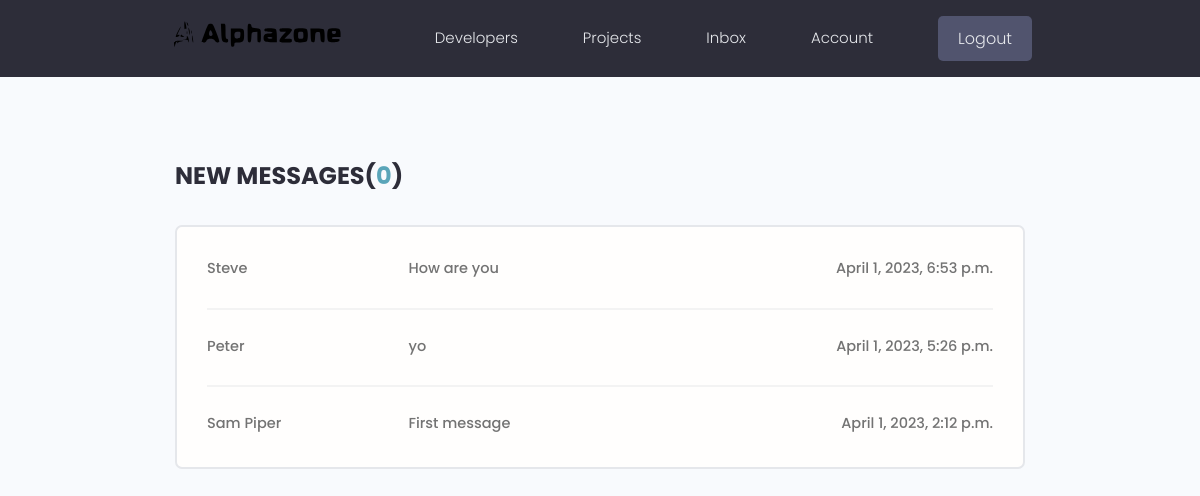
Screenshot of /inbox/ (signed in) with the database file from the repository.
### users/models.py (models this page shows, shortened)
class Message(models.Model):
    sender = models.ForeignKey(Profile, on_delete=models.SET_NULL, null=True, blank=True)
    recipient = models.ForeignKey(
        Profile, on_delete=models.SET_NULL, null=True, blank=True, related_name="messages")
    name = models.CharField(max_length=200, null=True, blank=True)
    email = models.EmailField(max_length=200, null=True, blank=True)
    subject = models.CharField(max_length=200, null=True, blank=True)
    body = models.TextField()
    is_read = models.BooleanField(default=False, null=True)
    created = models.DateTimeField(auto_now_add=True)
    id = models.UUIDField(default=uuid.uuid4, unique=True,
                          primary_key=True, editable=False)
    class Meta:
        ordering = ['is_read', '-created']

### users/views.py (the view)
# urls.py: path('inbox/', views.inbox, name='inbox'),
@login_required(login_url='login')
def inbox(request):
    profile = request.user.profile
    messageRequests = profile.messages.all()
    unreadCount = messageRequests.filter(is_read=False).count()
    context = {'messageRequests': messageRequests, 'unreadCount': unreadCount}
    return render(request, 'users/inbox.html', context)

### users/templates/users/inbox.html
{% extends 'main.html' %}
{% block content %}
  <main class="inbox my-xl">
    <div class="content-box">
      <h3 class="inbox__title">New Messages(<span>{{unreadCount}}</span>)</h3>
      <ul class="messages">
        {% for message in messageRequests %}
        {% if message.is_read == False %}
        <li class="message message--unread">
          {% else %}
        <li class="message">
        {% endif %}
          <a href="{% url 'message' message.id %}">
            <span class="message__author">{{message.name}}</span>
            <span class="message__subject">{{message.subject}}</span>
            <span class="message__date">{{message.created}}</span>
          </a>
        </li>
        {% endfor %}
      </ul>
    </div>
  </main>
  {% endblock content %}

### static/styles/app.css (style rules this page uses)
:root { --color-sub: #2d2d39; }
.content-box { width: 95%; max-width: 85rem; margin: 0 auto; }
.inbox { height: 90vh; }
.inbox__title, .inbox__title span { font-size: 2.4rem; font-weight: 700; color: var(--color-sub); text-transform: uppercase; text-align: left; margin-bottom: 3rem; }
.inbox__title span { color: var(--color-main); }
.messages { list-style: none; background: var(--color-white); padding: 0.5rem 3rem; border: 2px solid var(--color-light); border-radius: 0.7rem; }
.message { padding: 2.5rem 0; }
.message > a span { font-size: 1.45rem; font-weight: 500; }
.message:not(:last-child) { border-bottom: 2px solid var(--color-white-light); }
.message > a { display: flex; gap: 1rem; }
.message__author, .message__date { flex-basis: 25%; }
.message__subject { flex-basis: 50%; }
.message__date { text-align: right; }

### static/uikit/styles/modules/_variables.css (style rules this page uses)
:root { --color-main: #5aa5b9; --color-main-light: #e6faff; --color-sub: #3f4156; --color-sub-light: #51546e; --color-sub-lighter: #ededfd; --color-text: #737373; --color-gray: #8b8b8b; --color-light: #e5e7eb; --color-light-gray: #767676; --color-bg: #f8fafd; --color-white: #fffefd; --color-white-light: #f3f3f3; --color-success: #359e64; --color-success-bg: #def8e8; --color-error: #fc4b0b; --color-error-bg: #fff2ee; --font-base: 'Poppins', arial, helvetica, 'Segoe UI', roboto, ubuntu, sans-serif; --font-monospace: 'Fira Code', 'Courier New', courier, monospace; --font-regular: 300; --font-medium: 500; --font-bold: 700; --generic-shadow: 1px 1px 5px #00000010; --generic-transition: all 0.3s ease-in-out; }

### static/uikit/styles/modules/_base.css (style rules this page uses)
* { margin: 0; padding: 0; box-sizing: border-box; text-rendering: optimizeLegibility; color: inherit; font-size: inherit; }
html { font-size: 50%; }
@media only screen and (min-width: 480px) { html { font-size: 56.25%; } }
@media only screen and (min-width: 1200px) { html { font-size: 62.5%; } }
body { line-height: 1.6; font-weight: 400; font-size: 1.5rem; color: var(--color-text); background-color: var(--color-bg); min-height: 100vh; }

### static/uikit/styles/modules/_typography.css (style rules this page uses)
* { font-family: var(--font-base); }
h3 { font-size: 3.2rem; font-weight: var(--font-medium); }
p, span, strong { font-size: 1.6rem; color: var(--color-text); font-weight: var(--font-regular); }
a { padding-bottom: 2px; text-decoration: none; display: inline-block; color: var(--color-main); font-weight: var(--font-medium); }

### static/uikit/styles/modules/_utilities.css (style rules this page uses)
.my-xl { margin: 8rem auto; }

### rows the page displays
Message: name "Steve", subject "How are you", created "April 1, 2023, 6:53 p.m."
Message: name "Peter", subject "yo", created "April 1, 2023, 5:26 p.m."
Message: name "Sam Piper", subject "First message", created "April 1, 2023, 2:12 p.m."

### other values shown
{{ unreadCount }} "0"
